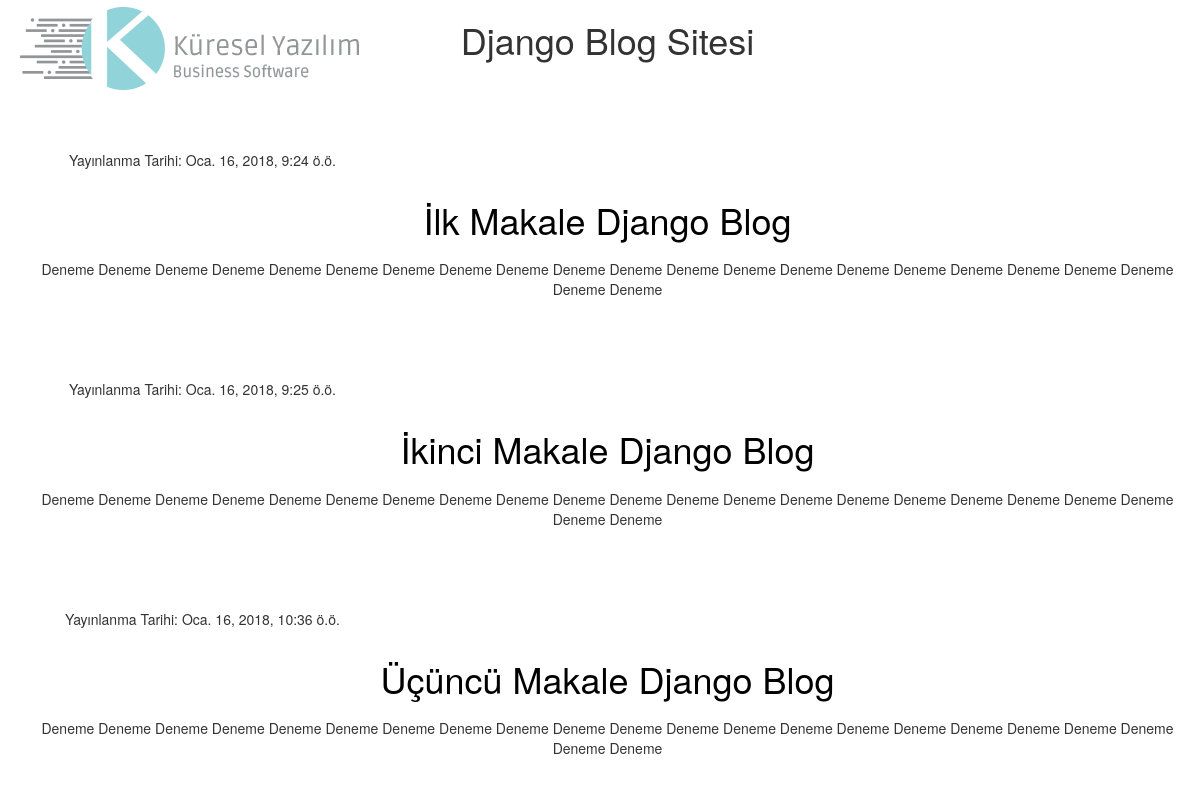
The page / on the database its author committed.
### blogSitesi/models.py (models this page shows, shortened)
class Post(models.Model):
    yazar = models.ForeignKey('auth.User')
    baslik = models.CharField(max_length=200)
    yazi = models.TextField()
    yaratilma_tarihi = models.DateTimeField(
           default=timezone.now)
    yayinlanma_tarihi = models.DateTimeField(
           blank=True, null=True)

### blogSitesi/views.py (the view)
# urls.py: url(r'^$', views.post_list, name='post_list'),
def post_list(request):
    posts = Post.objects.filter(yayinlanma_tarihi__lte=timezone.now()).order_by('yayinlanma_tarihi')
    return render(request, 'blogSitesi/post_list.html', {'posts': posts})

### blogSitesi/templates/blogSitesi/post_list.html (shortened to what this page needs)
{% load staticfiles %}
<html>
    <head>
        <link rel="stylesheet" href="//maxcdn.bootstrapcdn.com/bootstrap/3.2.0/css/bootstrap.min.css">
        <link rel="stylesheet" href="//maxcdn.bootstrapcdn.com/bootstrap/3.2.0/css/bootstrap-theme.min.css">
        <link rel="stylesheet" href="{% static 'css/blog.css' %}">
        <link rel="stylesheet" href="{% static 'img/kuresel-yazilim-logo.png' %}">
    </head>
    <body>
        <div class="row">
                <div class="col-md-4">
                    <img src="static/img/kuresel-yazilim-logo.png" alt="Logo">
                </div>
                <div class="col-md-4">
                    <div align="center">
                        <h1><a href=""></a>Django Blog Sitesi</a></h1>
                    </div>
                    <br>
                    <br>
                    <br>
                    <br>
                </div>
                <div class="col-md-12">
                    <div align="center">
                    {% for post in posts %}
                    <div class="post">
                        <div class=row>
                        <div class="col-md-4">
                            <p>Yayınlanma Tarihi: {{ post.yayinlanma_tarihi }}</p>
                        </div>
                        <div class="col-md-12">
                            <h1><a href="">{{ post.baslik }}</a></h1>
                        </div>
                        <div align="center">
                        <div class="col-md-12">
                            <p>{{ post.yazi|linebreaks }}</p>
                        </div>
                        </div>
                        </div>
                    </div>
                    {% endfor %}
                </div>
            </div>
        </div>
    </body>
</html>

### blogSitesi/static/css/blog.css (style rules this page uses)
h1 a { color: #38d1c9; }
body { padding-left: 15px; }
.post { margin-bottom: 70px; }
.post h1 a, .post h1 a:visited { color: #000000; }

### rows shown on the page
Post: yayinlanma_tarihi "Oca. 16, 2018, 9:24 ö.ö.", baslik "İlk Makale Django Blog", yazi "Deneme Deneme Deneme Deneme Deneme Deneme Deneme Deneme Deneme Deneme Deneme Deneme Deneme Deneme Deneme Deneme Deneme Deneme Deneme Deneme Deneme Deneme"
Post: yayinlanma_tarihi "Oca. 16, 2018, 9:25 ö.ö.", baslik "İkinci Makale Django Blog", yazi "Deneme Deneme Deneme Deneme Deneme Deneme Deneme Deneme Deneme Deneme Deneme Deneme Deneme Deneme Deneme Deneme Deneme Deneme Deneme Deneme Deneme Deneme"
Post: yayinlanma_tarihi "Oca. 16, 2018, 10:36 ö.ö.", baslik "Üçüncü Makale Django Blog", yazi "Deneme Deneme Deneme Deneme Deneme Deneme Deneme Deneme Deneme Deneme Deneme Deneme Deneme Deneme Deneme Deneme Deneme Deneme Deneme Deneme Deneme Deneme"
